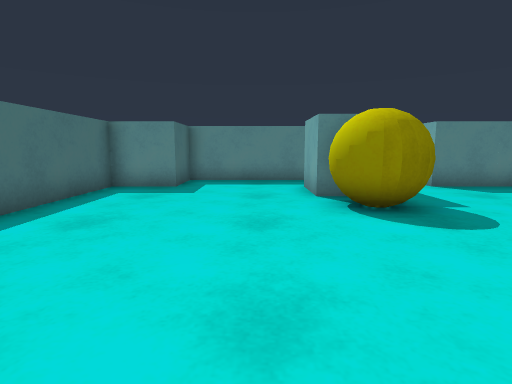
view 1 (above)

13 first-person views from a walk through a 3-D level made in the Unity game engine. The camera is 0.58 m above the floor, tilts 8° down and sees 80° across. The floor is counted in squares, 0.5 m on a side. Each view is taken from the middle of a square. On the plan, view 1 faces up. The plan holds only what a view shows up to about 13 squares ahead; the rest is blank.

view 2
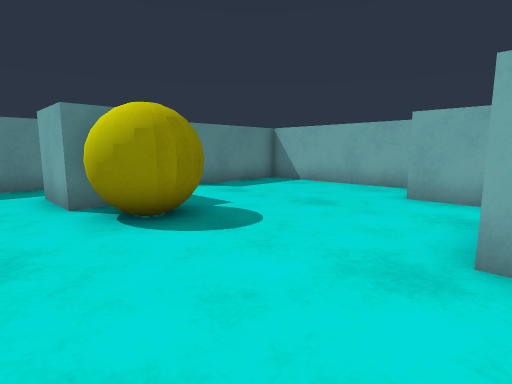

view 3
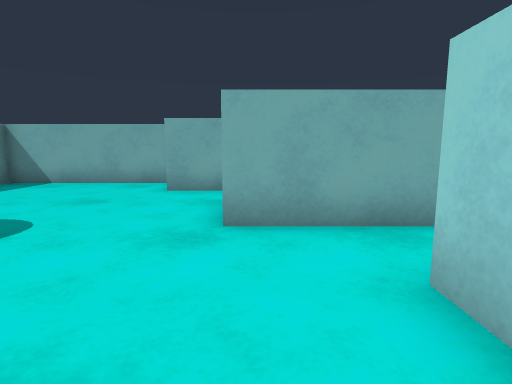

view 4
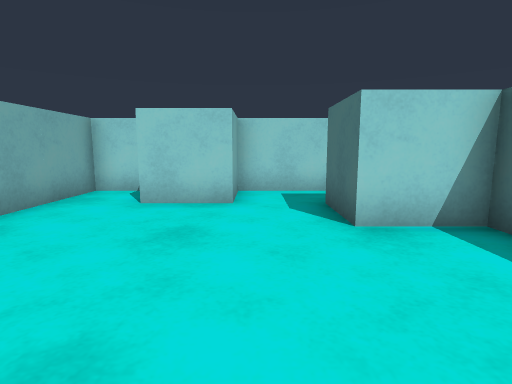

view 5
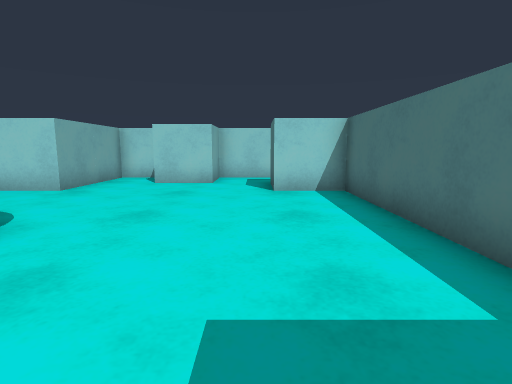

view 6
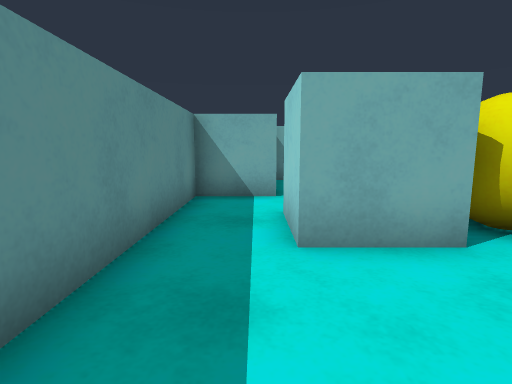

view 7
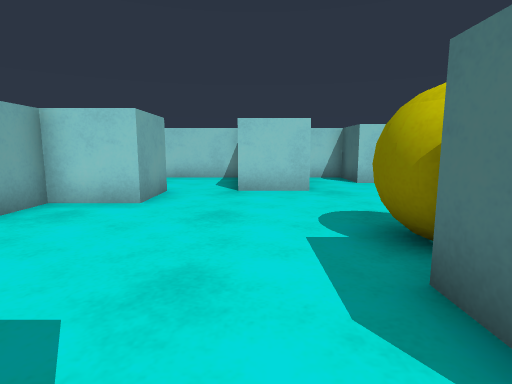

view 8
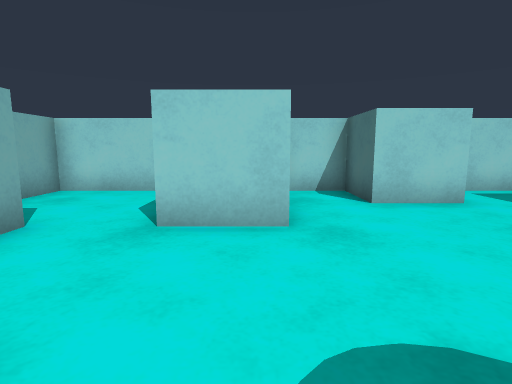

view 9
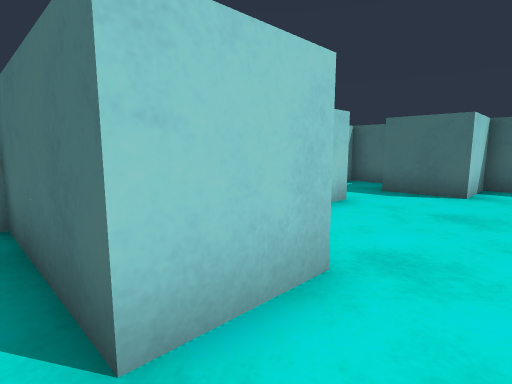

view 10
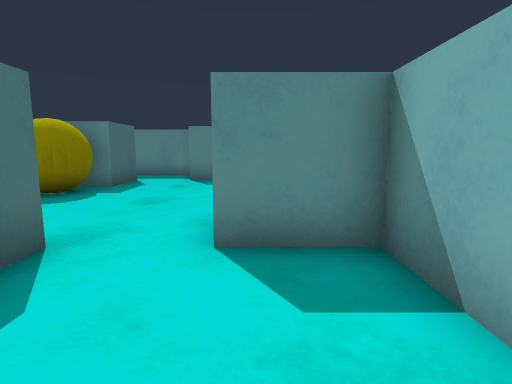

view 11
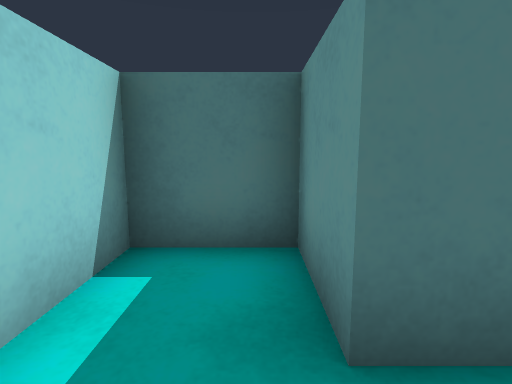

view 12
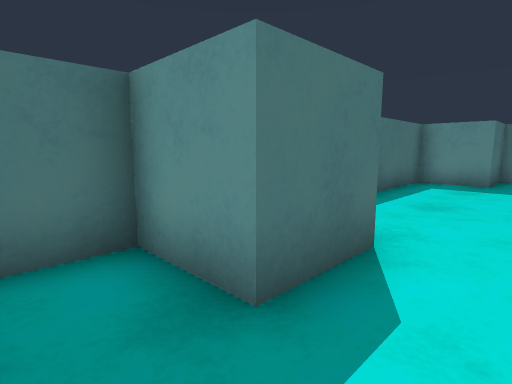

view 13
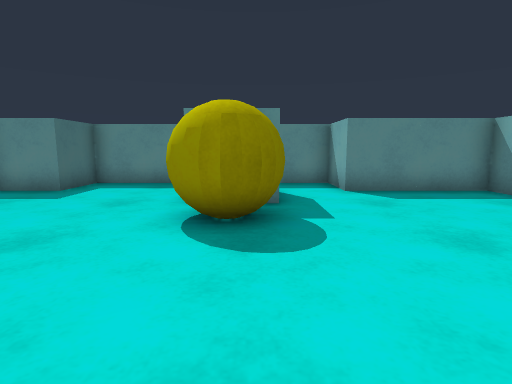

### Floor plan
Points are (right, up) in squares from view 1. A wall is a line through its corners. A room is listed if a view was taken in it or the views show most of it. See-through windows are left out.
Room 1 (views 1, 2, 3, 4, 5, 6, 7, 8, 9, 11, 12, 13)
walls: (1.5, 7.5) (1.5, 9.5) (3.5, 9.5) (3.5, 7.5) (1.5, 7.5); (7.5, 2.5) (7.5, 3.5) (9.5, 3.5) (9.5, 9.5) (5.5, 9.5) (5.5, 11.5) (-2.5, 11.5) (-2.5, 9.5) (-4.5, 9.5) (-4.5, 1.5) (-2.5, 1.5) (-2.5, -0.5) (-4.5, -0.5) (-4.5, -2.5) (-0.5, -2.5) (-0.5, -0.5) (1.5, -0.5) (1.5, -2.5) (3.5, -2.5) (3.5, 1.5) (5.5, 1.5)
ways out: opening at (6.5, 1.5) to room 2
objects: yellow ball (2, 5) to (3, 7)
Room 2 (view 10)
walls: (5.5, 1.5) (5.5, -2.5) (9.5, -2.5) (9.5, 1.5) (7.5, 1.5) (7.5, 2.5)
ways out: opening at (6.5, 1.5) to room 1

Where each view was taken, in squares from view 1:
view 1: 0 up, 0 right, facing up
view 2: 1 up, 0 right, facing up-right
view 3: 1 up, 1 left, facing right
view 4: 6 up, 1 left, facing down
view 5: 10 up, 2 left, facing down
view 6: 10 up, 2 left, facing right
view 7: 10 up, 5 right, facing down
view 8: 6 up, 4 right, facing down
view 9: 3 up, 6 right, facing down-left
view 10: 2 down, 8 right, facing up
view 11: 1 down, 1 left, facing left
view 12: 2 down, 1 left, facing up-left
view 13: 1 up, 3 right, facing up
